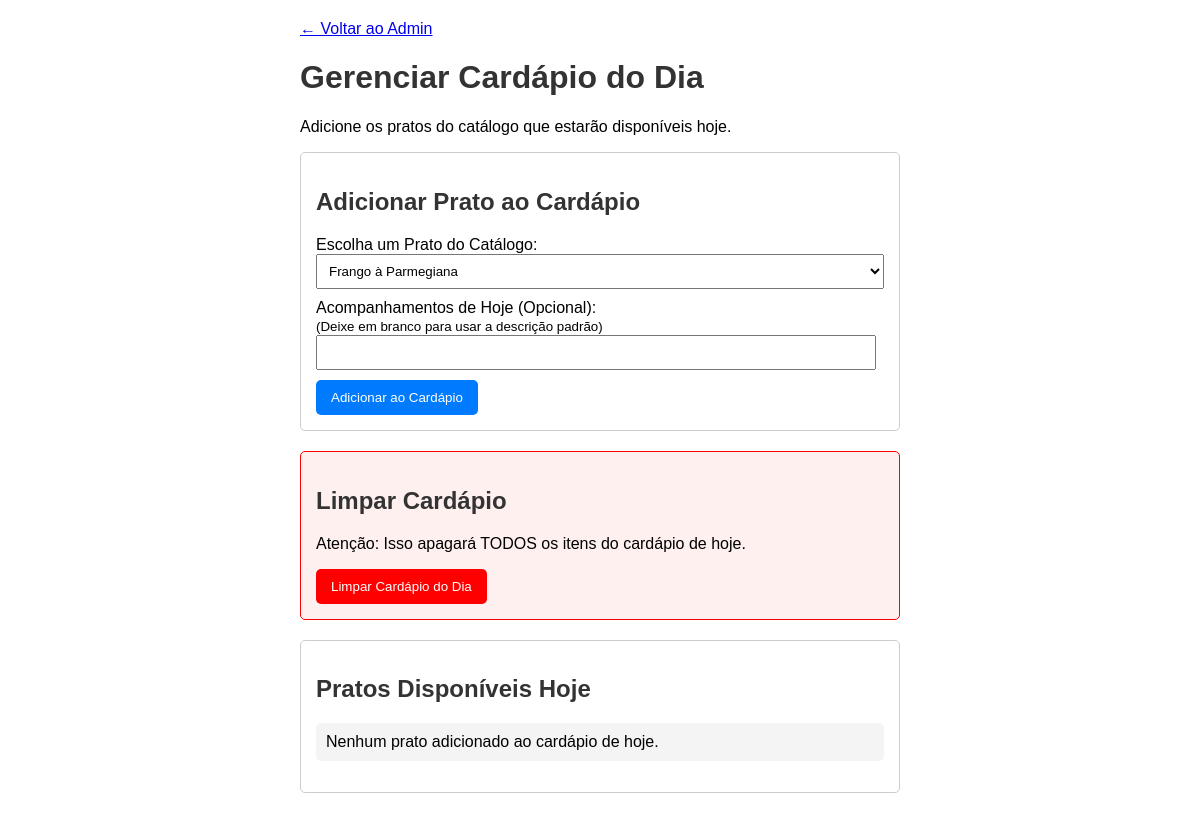
Before: /admin/cardapio with the older database file.
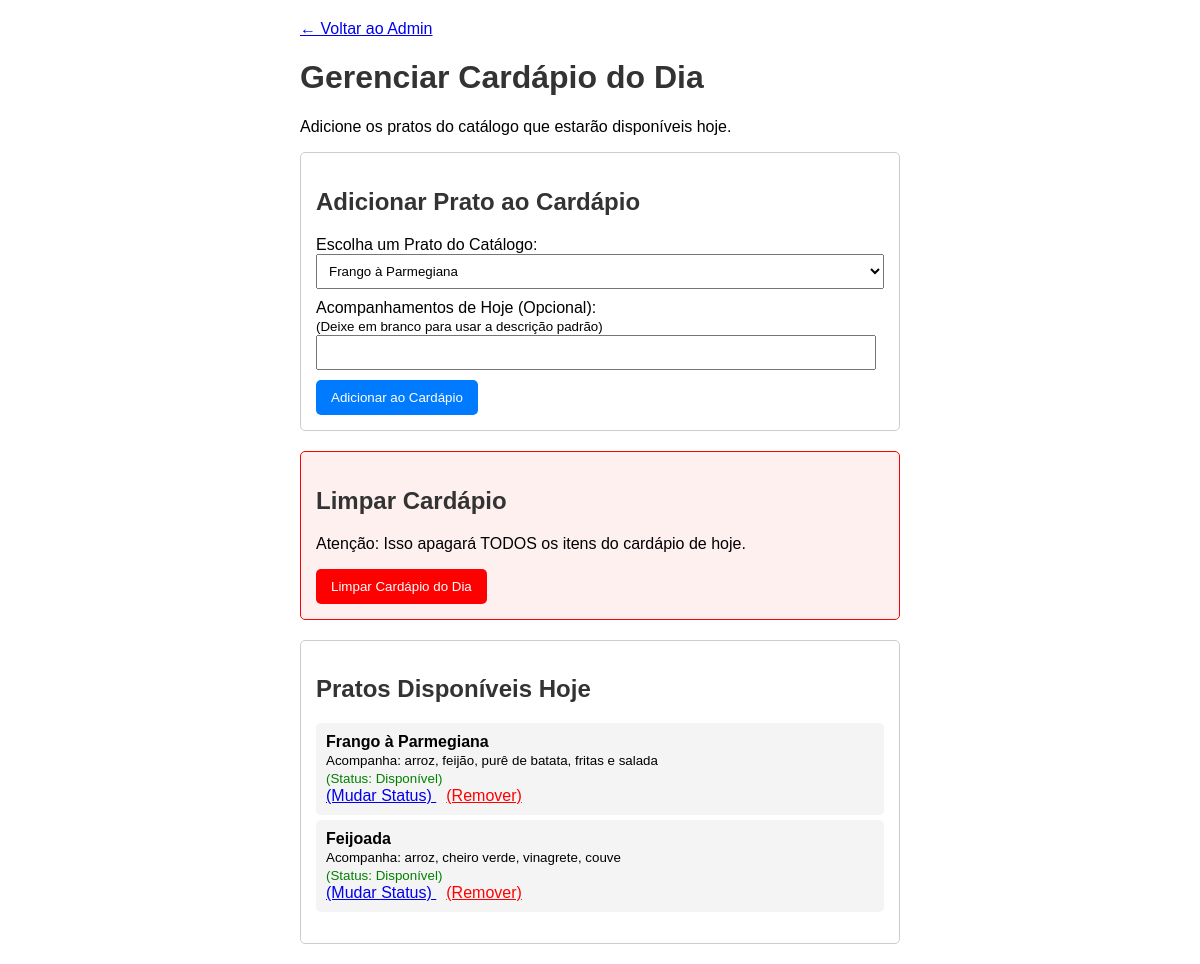
After: the same page with the newer database file.
### app.py (models this page shows, shortened)
class CardapioDoDia(db.Model):
    __tablename__ = 'cardapio_do_dia'
    id = db.Column(db.Integer, primary_key=True)
    descricao_dia = db.Column(db.String(200)) # Descrição específica do dia (ex: "Hoje com purê")
    disponivel = db.Column(db.Boolean, default=True, nullable=False)
    prato_id = db.Column(db.Integer, db.ForeignKey('prato.id'), nullable=False)
    prato = db.relationship('Prato', back_populates='cardapios')

class Prato(db.Model):
    __tablename__ = 'prato' # Nome da tabela no banco
    id = db.Column(db.Integer, primary_key=True)
    nome_prato = db.Column(db.String(100), nullable=False, unique=True) # Ex: "Frango à Parmegiana"
    descricao_base = db.Column(db.String(200)) # Ex: "Arroz, feijão, fritas"
    cardapios = db.relationship('CardapioDoDia', back_populates='prato')

### app.py (the view)
@app.route('/admin/cardapio')
def admin_cardapio():
    try:
        pratos_catalogo = Prato.query.all()
        cardapio_hoje = CardapioDoDia.query.options(db.joinedload(CardapioDoDia.prato)).all()
    except Exception as e:
        print(f"Erro ao buscar cardápio: {e}")
        pratos_catalogo = []
        cardapio_hoje = []
    return render_template('admin_cardapio.html',
                           pratos_catalogo=pratos_catalogo,
                           cardapio_hoje=cardapio_hoje)

### templates/admin_cardapio.html (shortened to what this page needs)
<!DOCTYPE html>
<html lang="pt-br">
<head>
    <link rel="stylesheet" href="{{ url_for('static', filename='style.css') }}">
</head>
<body>
    <div class="container">
        <a href="/admin">&larr; Voltar ao Admin</a>
        <h1>Gerenciar Cardápio do Dia</h1>
        <p>Adicione os pratos do catálogo que estarão disponíveis hoje.</p>
        <div class="form-section">
            <h2>Adicionar Prato ao Cardápio</h2>
            <form action="/admin/add_cardapio" method="POST">
                <label for="prato_id">Escolha um Prato do Catálogo:</label>
                <select id="prato_id" name="prato_id" style="width: 100%; padding: 8px; margin-bottom: 10px;">
                    {% for prato in pratos_catalogo %}
                    <option value="{{ prato.id }}">{{ prato.nome_prato }}</option>
                    {% endfor %}
                </select>
                <label for="descricao_dia">
                    Acompanhamentos de Hoje (Opcional):
                    <br>
                    <small>(Deixe em branco para usar a descrição padrão)</small>
                </label>
                <input type="text" id="descricao_dia" name="descricao_dia">
                <button type="submit">Adicionar ao Cardápio</button>
            </form>
        </div>
        <div class="form-section" style="background-color: #fff0f0; border-color: red;">
            <h2>Limpar Cardápio</h2>
            <p>Atenção: Isso apagará TODOS os itens do cardápio de hoje.</p>
            <form action="{{ url_for('clear_cardapio') }}" method="POST">
                <button type="submit" style="background-color: red;">
                    Limpar Cardápio do Dia
                </button>
            </form>
        </div>
        <div class="list-section">
            <h2>Pratos Disponíveis Hoje</h2>
            <ul>
                {% for item in cardapio_hoje %}
                <li>
                    <strong>{{ item.prato.nome_prato }}</strong>
                    <br>
                    <small>Acompanha: {{ item.descricao_dia }}</small>
                    <br>
                    <small style="color: {% if item.disponivel %}green{% else %}red{% endif %};">
                        (Status: {% if item.disponivel %}Disponível{% else %}Esgotado{% endif %})
                    </small>
                    <br>
                    <a href="{{ url_for('toggle_disponivel', item_id=item.id) }}">
                        (Mudar Status)
                    </a>
                    <a href="{{ url_for('remove_cardapio', item_id=item.id) }}" style="color: red; margin-left: 10px;"
                        onclick="return confirm('Remover este item do cardápio de hoje?');">
                        (Remover)
                    </a>
                </li>
                {% else %}
                <li>Nenhum prato adicionado ao cardápio de hoje.</li>
                {% endfor %}
            </ul>
        </div>
    </div>
</body>
</html>

### static/style.css (style rules this page uses)
body { font-family: sans-serif; margin: 20px; }
h1, h2 { color: #333; }
.container { max-width: 600px; margin: auto; }
.form-section, .list-section { border: 1px solid #ccc; padding: 15px; margin-bottom: 20px; border-radius: 5px; }
input[type="text"], input[type="number"] { width: 95%; padding: 8px; margin-bottom: 10px; }
button { background-color: #007bff; color: white; padding: 10px 15px; border: none; border-radius: 5px; cursor: pointer; }
ul { list-style: none; padding: 0; }
li { background-color: #f4f4f4; padding: 10px; margin-bottom: 5px; border-radius: 5px; }

Changed rows visible on the page:
added CardapioDoDia: prato.nome_prato "Frango à Parmegiana", descricao_dia "arroz, feijão, purê de batata, fritas e salada", disponivel "Disponível"
added CardapioDoDia: prato.nome_prato "Feijoada", descricao_dia "arroz, cheiro verde, vinagrete, couve", disponivel "Disponível"
Other visible differences:
text no longer shown: "Nenhum prato adicionado ao cardápio de hoje."
